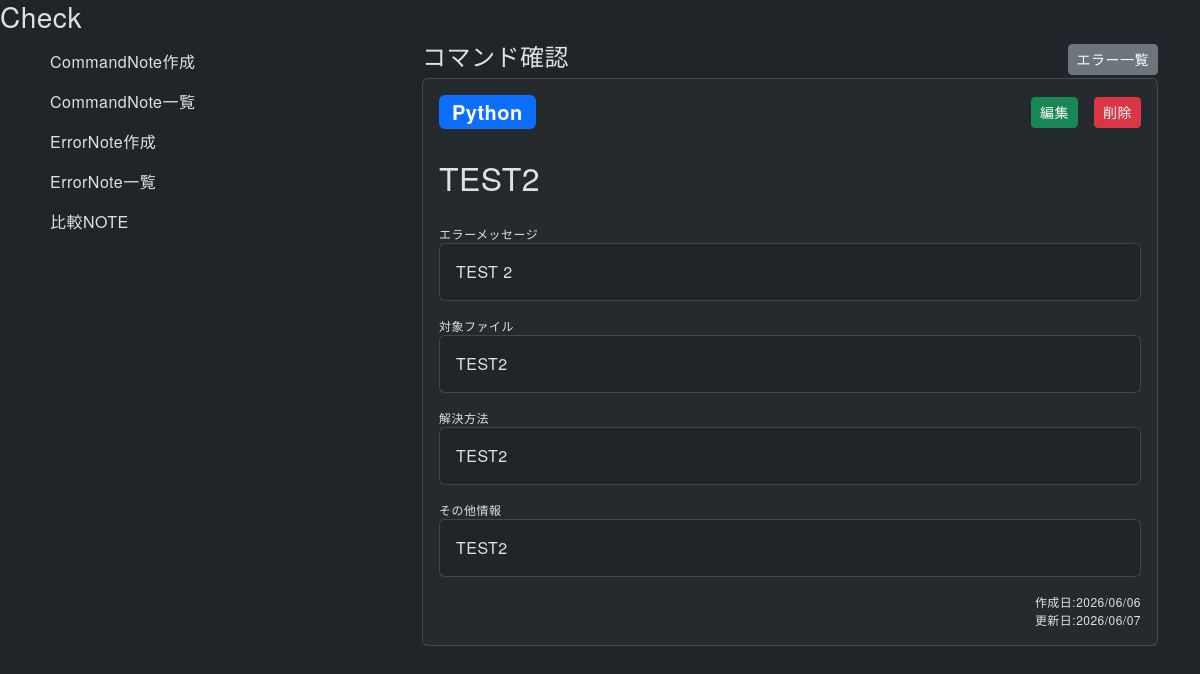
/errornote/2/show/, run on the app's committed database.
### errornote/models.py (models this page shows, shortened)
class ErrorNote(models.Model):
  order = models.IntegerField(default=0)
  sub_category = models.ForeignKey(SubCategory, on_delete=models.PROTECT)
  title = models.CharField(max_length=255)
  error_message = models.TextField()
  target_file = models.TextField(blank=True)
  resolution = models.TextField(blank=True)
  reference = models.TextField(blank=True)
  created_at = models.DateTimeField(auto_now_add=True)
  updated_at = models.DateTimeField(auto_now=True)
  class Meta:
    ordering = ['order', 'id']

### commandnote/models.py (models this page shows)
class SubCategory(models.Model):
  order = models.IntegerField(default=0)
  main_category = models.ForeignKey(MainCategory, on_delete=models.CASCADE)
  name = models.CharField(max_length=15)
  class Meta:
    ordering = ['order', 'id']
  def __str__(self):
    return self.name

### errornote/views.py (the view)
# urls.py: path('<int:id>/show/', views.show, name='show'),
def show(request, id):
  error_note = ErrorNote.objects.get(id=id)
  return render(request, 'errornote/show.html',{'error_note':error_note})

### errornote/templates/errornote/show.html
{% extends 'commandnote/base.html' %}
{% block content %}
  <h3>Check</h3>
  <div class="container">
    <div class="row">
      <div class="'col-12">
        <div class="row">
          <div class="'col-12 col-md-4">
            {% include '_sidebar.html' %}
          </div>
          <div class="'col-12 col-md-8">
            <div class="d-flex justify-content-between align-items-center">
              <h4>コマンド確認</h4>
              <a href="{% url 'errornote:index' %}" class="btn btn-sm btn-secondary">エラー一覧</a>
            </div>
            <div class="card bg-body-tertiary bg-opacity-50 p-3 mb-3">
              <div class="d-flex justify-content-between align-items-center">
                <div class="note-sub-category badge bg-primary fs-5">{{error_note.sub_category}}</div>
                <div class="d-flex gap-3">
                  <a href="{% url 'errornote:update' id=error_note.id %}" class="btn btn-sm btn-success">編集</a>
                  <a href="{% url 'errornote:destroy' id=error_note.id %}" class="btn btn-sm btn-danger">削除</a>
                </div>
              </div>
              <div class="note-title mt-4 mb-4">{{error_note.title}}</div>
              <p class="item-label m-0">エラーメッセージ</p>
              <div class="card p-3 mb-3">
                <div class="">{{error_note.error_message|linebreaksbr}}</div>
              </div>
              <p class="item-label m-0">対象ファイル</p>
              <div class="card p-3 mb-3">
                <div class="">{{error_note.target_file|linebreaksbr|urlize}}</div>
              </div>
              <p class="item-label m-0">解決方法</p>
              <div class="card p-3 mb-3">
                <div class="">{{error_note.resolution|linebreaksbr|urlize}}</div>
              </div>
              <p class="item-label m-0">その他情報</p>
              <div class="card p-3 mb-3">
                <div class="">{{error_note.reference|linebreaksbr|urlize}}</div>
              </div>
              <div class="note-created-at text-end">作成日:{{error_note.created_at|date:"Y/m/d"}}</div>
              <div class="note-updated-at text-end">更新日:{{error_note.updated_at|date:"Y/m/d"}}</div>
            </div>
          </div>
        </div>
      </div>
    </div>
  </div>
{% endblock %}

### static/css/common.css (style rules this page uses)
body { font-family: "Helvetica Neue", Arial, "Hiragino Kaku Gothic ProN", "Hiragino Sans", "Noto Sans JP", Meiryo, sans-serif !important; font-size: 16px; line-height: 1.75; letter-spacing: 0.03em; color: #333333; background-color: #fcfcfc; }

### commandnote/static/commandnote/css/commandnote.css (style rules this page uses)
.form-label, .item-label { font-size: 0.75em; }
.note-title { font-size: 2em; }
.note-created-at, .note-updated-at { font-size: 0.75em; }

### data on the page
ErrorNote: sub_category "Python", title "TEST2", error_message "TEST 2", target_file "TEST2", resolution "TEST2", reference "TEST2", created_at "2026/06/06", updated_at "2026/06/07"
